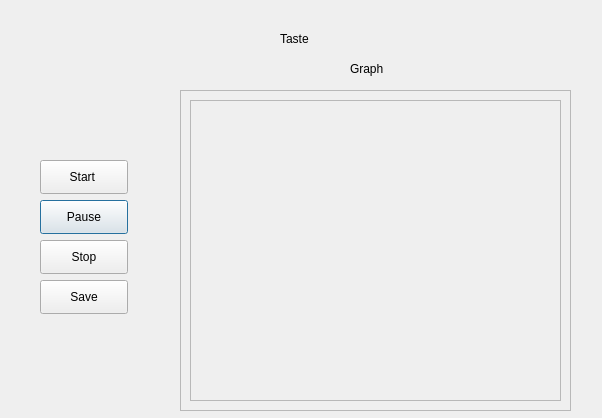
<?xml version="1.0" encoding="UTF-8"?>
<ui version="4.0">
 <class>Dialog</class>
 <widget class="QDialog" name="Dialog">
  <property name="geometry">
   <rect>
    <x>0</x>
    <y>0</y>
    <width>602</width>
    <height>418</height>
   </rect>
  </property>
  <property name="windowTitle">
   <string>Dialog</string>
  </property>
  <widget class="QLabel" name="label_10">
   <property name="geometry">
    <rect>
     <x>350</x>
     <y>60</y>
     <width>71</width>
     <height>18</height>
    </rect>
   </property>
   <property name="text">
    <string>Graph</string>
   </property>
  </widget>
  <widget class="QLabel" name="label_5">
   <property name="geometry">
    <rect>
     <x>280</x>
     <y>30</y>
     <width>71</width>
     <height>18</height>
    </rect>
   </property>
   <property name="text">
    <string>Taste</string>
   </property>
  </widget>
  <widget class="QPushButton" name="button1_2">
   <property name="geometry">
    <rect>
     <x>40</x>
     <y>200</y>
     <width>88</width>
     <height>34</height>
    </rect>
   </property>
   <property name="text">
    <string>Pause</string>
   </property>
  </widget>
  <widget class="QPushButton" name="button2_2">
   <property name="geometry">
    <rect>
     <x>40</x>
     <y>280</y>
     <width>88</width>
     <height>34</height>
    </rect>
   </property>
   <property name="text">
    <string>Save</string>
   </property>
  </widget>
  <widget class="QPushButton" name="button1_3">
   <property name="geometry">
    <rect>
     <x>40</x>
     <y>240</y>
     <width>88</width>
     <height>34</height>
    </rect>
   </property>
   <property name="text">
    <string>Stop</string>
   </property>
  </widget>
  <widget class="QPushButton" name="button1">
   <property name="geometry">
    <rect>
     <x>40</x>
     <y>160</y>
     <width>88</width>
     <height>34</height>
    </rect>
   </property>
   <property name="text">
    <string>Start </string>
   </property>
  </widget>
  <widget class="QFrame" name="frame_2">
   <property name="geometry">
    <rect>
     <x>180</x>
     <y>90</y>
     <width>391</width>
     <height>321</height>
    </rect>
   </property>
   <property name="frameShape">
    <enum>QFrame::StyledPanel</enum>
   </property>
   <property name="frameShadow">
    <enum>QFrame::Raised</enum>
   </property>
   <widget class="QFrame" name="frame">
    <property name="geometry">
     <rect>
      <x>10</x>
      <y>10</y>
      <width>371</width>
      <height>301</height>
     </rect>
    </property>
    <property name="frameShape">
     <enum>QFrame::StyledPanel</enum>
    </property>
    <property name="frameShadow">
     <enum>QFrame::Raised</enum>
    </property>
   </widget>
  </widget>
 </widget>
 <resources/>
 <connections/>
</ui>
